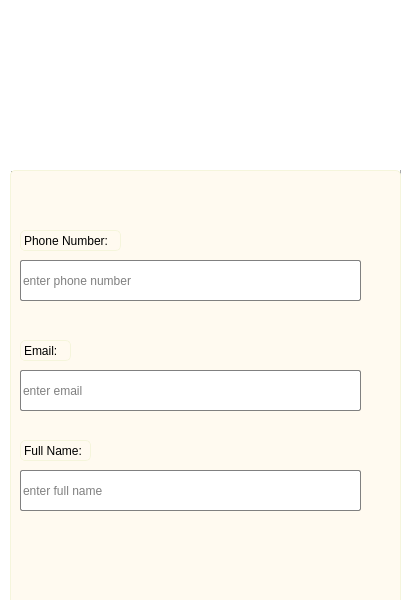
<?xml version="1.0" encoding="UTF-8"?>
<ui version="4.0">
 <class>Registration</class>
 <widget class="QDialog" name="Registration">
  <property name="geometry">
   <rect>
    <x>0</x>
    <y>0</y>
    <width>410</width>
    <height>600</height>
   </rect>
  </property>
  <property name="windowTitle">
   <string>Registration</string>
  </property>
  <property name="styleSheet">
   <string notr="true">background-color:white;
color:black;
font: 11pt &quot;Arial&quot;;</string>
  </property>
  <widget class="QLabel" name="label">
   <property name="geometry">
    <rect>
     <x>138</x>
     <y>30</y>
     <width>81</width>
     <height>81</height>
    </rect>
   </property>
   <property name="text">
    <string/>
   </property>
   <property name="pixmap">
    <pixmap resource="icons.qrc">:/ic/icons/chat.png</pixmap>
   </property>
   <property name="scaledContents">
    <bool>true</bool>
   </property>
   <property name="alignment">
    <set>Qt::AlignCenter</set>
   </property>
  </widget>
  <widget class="QGraphicsView" name="graphicsView">
   <property name="geometry">
    <rect>
     <x>10</x>
     <y>170</y>
     <width>391</width>
     <height>421</height>
    </rect>
   </property>
   <property name="mouseTracking">
    <bool>true</bool>
   </property>
   <property name="frameShape">
    <enum>QFrame::Box</enum>
   </property>
   <property name="frameShadow">
    <enum>QFrame::Raised</enum>
   </property>
  </widget>
  <widget class="QGroupBox" name="groupBox">
   <property name="geometry">
    <rect>
     <x>10</x>
     <y>170</y>
     <width>391</width>
     <height>441</height>
    </rect>
   </property>
   <property name="mouseTracking">
    <bool>true</bool>
   </property>
   <property name="styleSheet">
    <string notr="true">background-color:floralwhite;
border: 1px solid beige;
border-radius: 5px;
border-collapse:clollapse;
font: 10pt &quot;Arial&quot;;</string>
   </property>
   <property name="title">
    <string/>
   </property>
   <property name="alignment">
    <set>Qt::AlignCenter</set>
   </property>
   <widget class="QLabel" name="label_2">
    <property name="geometry">
     <rect>
      <x>10</x>
      <y>60</y>
      <width>101</width>
      <height>21</height>
     </rect>
    </property>
    <property name="text">
     <string>Phone Number:</string>
    </property>
   </widget>
   <widget class="QLineEdit" name="phone">
    <property name="geometry">
     <rect>
      <x>10</x>
      <y>90</y>
      <width>341</width>
      <height>41</height>
     </rect>
    </property>
    <property name="styleSheet">
     <string notr="true">background-color:white;
border: 1px solid grey;
border-radius: 2px;
border-collapse:collapse;
font: 10pt &quot;Arial&quot;;
color:black;
</string>
    </property>
    <property name="placeholderText">
     <string>enter phone number</string>
    </property>
   </widget>
   <widget class="QLabel" name="label_3">
    <property name="geometry">
     <rect>
      <x>10</x>
      <y>170</y>
      <width>51</width>
      <height>21</height>
     </rect>
    </property>
    <property name="text">
     <string>Email:</string>
    </property>
   </widget>
   <widget class="QLineEdit" name="email">
    <property name="geometry">
     <rect>
      <x>10</x>
      <y>200</y>
      <width>341</width>
      <height>41</height>
     </rect>
    </property>
    <property name="styleSheet">
     <string notr="true">background-color:white;
border: 1px solid grey;
border-radius: 2px;
border-collapse:collapse;
font: 10pt &quot;Arial&quot;;
color:black;
</string>
    </property>
    <property name="placeholderText">
     <string>enter email</string>
    </property>
   </widget>
   <widget class="QLabel" name="label_4">
    <property name="geometry">
     <rect>
      <x>10</x>
      <y>270</y>
      <width>71</width>
      <height>21</height>
     </rect>
    </property>
    <property name="text">
     <string>Full Name:</string>
    </property>
   </widget>
   <widget class="QLineEdit" name="name">
    <property name="geometry">
     <rect>
      <x>10</x>
      <y>300</y>
      <width>341</width>
      <height>41</height>
     </rect>
    </property>
    <property name="styleSheet">
     <string notr="true">background-color:white;
border: 1px solid grey;
border-radius: 2px;
border-collapse:collapse;
font: 10pt &quot;Arial&quot;;
color:black;
</string>
    </property>
    <property name="placeholderText">
     <string>enter full name</string>
    </property>
   </widget>
  </widget>
 </widget>
 <resources>
  <include location="icons.qrc"/>
 </resources>
 <connections/>
</ui>
